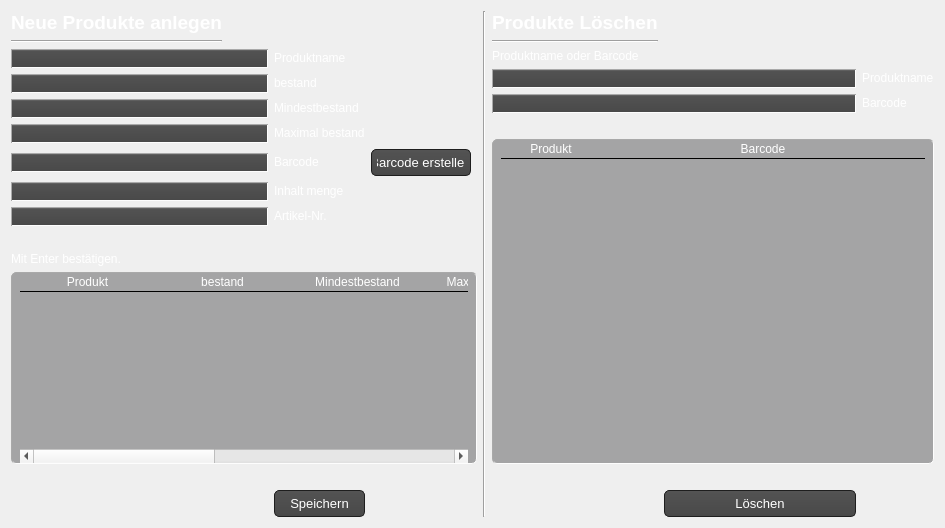
                <widget class="QWidget" name="tab_9">
                 <attribute name="title">
                  <string>Produkt hinzufügen / Löschen</string>
                 </attribute>
                 <layout class="QGridLayout" name="gridLayout_23">
                  <item row="1" column="0">
                   <layout class="QGridLayout" name="gridLayout_5">
                    <item row="15" column="1">
                     <spacer name="horizontalSpacer_3">
                      <property name="orientation">
                       <enum>Qt::Horizontal</enum>
                      </property>
                      <property name="sizeHint" stdset="0">
                       <size>
                        <width>40</width>
                        <height>20</height>
                       </size>
                      </property>
                     </spacer>
                    </item>
                    <item row="8" column="0" colspan="2">
                     <widget class="QLineEdit" name="admin_new_prod_content">
                      <property name="styleSheet">
                       <string notr="true">QLineEdit{ background-color: QLinearGradient( x1: 0, y1: 0, x2: 0, y2: 1, stop: 0 #929394, stop: 0.1 #525252, stop: 0.5 #4e4e4e, stop: 0.9 #4a4a4a, stop: 1 #464646);
border: 1px inset darkgrey;
border-radius: 10px;
padding: 0 8px;
selection-background-color: darkgray;
font-size: 13px;
color: white;
}
QLineEdit:focus { background-color: QLinearGradient( x1: 0, y1: 0, x2: 0, y2: 1, stop: 0 #ffffff, stop: 0.1 #bababa, stop: 0.5 #919191, stop: 0.9 #7a7a7a, stop: 1 #5b5b5b);}
</string>
                      </property>
                     </widget>
                    </item>
                    <item row="12" column="0" colspan="3">
                     <widget class="QLabel" name="label_35">
                      <property name="text">
                       <string>&lt;html&gt;&lt;head/&gt;&lt;body&gt;&lt;p&gt;&lt;span style=&quot; color:#ffffff;&quot;&gt;Mit Enter bestätigen.&lt;/span&gt;&lt;/p&gt;&lt;/body&gt;&lt;/html&gt;</string>
                      </property>
                     </widget>
                    </item>
                    <item row="4" column="2">
                     <widget class="QLabel" name="label_24">
                      <property name="text">
                       <string>&lt;html&gt;&lt;head/&gt;&lt;body&gt;&lt;p&gt;&lt;span style=&quot; color:#ffffff;&quot;&gt;bestand&lt;/span&gt;&lt;/p&gt;&lt;/body&gt;&lt;/html&gt;</string>
                      </property>
                     </widget>
                    </item>
                    <item row="14" column="2">
                     <widget class="QLabel" name="admin_new_prod_label">
                      <property name="text">
                       <string/>
                      </property>
                     </widget>
                    </item>
                    <item row="1" column="0">
                     <widget class="QLabel" name="label24">
                      <property name="font">
                       <font>
                        <pointsize>14</pointsize>
                        <weight>75</weight>
                        <italic>false</italic>
                        <bold>true</bold>
                       </font>
                      </property>
                      <property name="text">
                       <string>&lt;html&gt;&lt;head/&gt;&lt;body&gt;&lt;p&gt;&lt;span style=&quot; color:#ffffff;&quot;&gt;Neue Produkte anlegen&lt;/span&gt;&lt;/p&gt;&lt;/body&gt;&lt;/html&gt;</string>
                      </property>
                     </widget>
                    </item>
                    <item row="4" column="0" colspan="2">
                     <widget class="QLineEdit" name="admin_new_prod_in_stock">
                      <property name="styleSheet">
                       <string notr="true">QLineEdit{ background-color: QLinearGradient( x1: 0, y1: 0, x2: 0, y2: 1, stop: 0 #929394, stop: 0.1 #525252, stop: 0.5 #4e4e4e, stop: 0.9 #4a4a4a, stop: 1 #464646);
border: 1px inset darkgrey;
border-radius: 10px;
padding: 0 8px;
selection-background-color: darkgray;
font-size: 13px;
color: white;
}
QLineEdit:focus { background-color: QLinearGradient( x1: 0, y1: 0, x2: 0, y2: 1, stop: 0 #ffffff, stop: 0.1 #bababa, stop: 0.5 #919191, stop: 0.9 #7a7a7a, stop: 1 #5b5b5b);}
</string>
                      </property>
                     </widget>
                    </item>
                    <item row="15" column="3">
                     <spacer name="horizontalSpacer_4">
                      <property name="orientation">
                       <enum>Qt::Horizontal</enum>
                      </property>
                      <property name="sizeHint" stdset="0">
                       <size>
                        <width>40</width>
                        <height>20</height>
                       </size>
                      </property>
                     </spacer>
                    </item>
                    <item row="2" column="0">
                     <widget class="Line" name="line_12">
                      <property name="orientation">
                       <enum>Qt::Horizontal</enum>
                      </property>
                     </widget>
                    </item>
                    <item row="13" column="0" colspan="5">
                     <widget class="QTableWidget" name="admin_new_prod_table">
                      <property name="styleSheet">
                       <string notr="true">QTableView {
border: 1px inset darkgrey;
border-radius: 5px;
padding: 0 8px;
font-size: 13px;
color: white;
gridline-color: rgb(164, 164, 165);
Background-color: rgb(164, 164, 165);

}
QHeaderView::section{

border-style: none;
Color: white;
gridline-color: rgb(164, 164, 165);
background-color: rgb(164, 164, 165);
border-bottom: 1px solid black;

}
QTableView::item{
border-bottom : 1px solid black;
gridline-color: rgb(164, 164, 165);
text-align: center;
}</string>
                      </property>
                      <attribute name="horizontalHeaderCascadingSectionResizes">
                       <bool>true</bool>
                      </attribute>
                      <attribute name="horizontalHeaderMinimumSectionSize">
                       <number>135</number>
                      </attribute>
                      <attribute name="horizontalHeaderDefaultSectionSize">
                       <number>135</number>
                      </attribute>
                      <attribute name="horizontalHeaderStretchLastSection">
                       <bool>true</bool>
                      </attribute>
                      <attribute name="verticalHeaderVisible">
                       <bool>false</bool>
                      </attribute>
                      <column>
                       <property name="text">
                        <string>Produkt</string>
                       </property>
                      </column>
                      <column>
                       <property name="text">
                        <string>bestand</string>
                       </property>
                      </column>
                      <column>
                       <property name="text">
                        <string>Mindestbestand</string>
                       </property>
                      </column>
                      <column>
                       <property name="text">
                        <string>Maximal Bestand</string>
                       </property>
                      </column>
                      <column>
                       <property name="text">
                        <string>Barcode</string>
                       </property>
                      </column>
                      <column>
                       <property name="text">
                        <string>Inahalt</string>
                       </property>
                      </column>
                      <column>
                       <property name="text">
                        <string>Artikel Nr.</string>
                       </property>
                      </column>
                     </widget>
                    </item>
                    <item row="8" column="2">
                     <widget class="QLabel" name="label_36">
                      <property name="text">
                       <string>&lt;html&gt;&lt;head/&gt;&lt;body&gt;&lt;p&gt;&lt;span style=&quot; color:#ffffff;&quot;&gt;Inhalt menge&lt;/span&gt;&lt;/p&gt;&lt;/body&gt;&lt;/html&gt;</string>
                      </property>
                     </widget>
                    </item>
                    <item row="5" column="0" colspan="2">
                     <widget class="QLineEdit" name="admin_new_prod_min">
                      <property name="styleSheet">
                       <string notr="true">QLineEdit{ background-color: QLinearGradient( x1: 0, y1: 0, x2: 0, y2: 1, stop: 0 #929394, stop: 0.1 #525252, stop: 0.5 #4e4e4e, stop: 0.9 #4a4a4a, stop: 1 #464646);
border: 1px inset darkgrey;
border-radius: 10px;
padding: 0 8px;
selection-background-color: darkgray;
font-size: 13px;
color: white;
}
QLineEdit:focus { background-color: QLinearGradient( x1: 0, y1: 0, x2: 0, y2: 1, stop: 0 #ffffff, stop: 0.1 #bababa, stop: 0.5 #919191, stop: 0.9 #7a7a7a, stop: 1 #5b5b5b);}
</string>
                      </property>
                     </widget>
                    </item>
                    <item row="6" column="0" colspan="2">
                     <widget class="QLineEdit" name="admin_new_prod_max">
                      <property name="styleSheet">
                       <string notr="true">QLineEdit{ background-color: QLinearGradient( x1: 0, y1: 0, x2: 0, y2: 1, stop: 0 #929394, stop: 0.1 #525252, stop: 0.5 #4e4e4e, stop: 0.9 #4a4a4a, stop: 1 #464646);
border: 1px inset darkgrey;
border-radius: 10px;
padding: 0 8px;
selection-background-color: darkgray;
font-size: 13px;
color: white;
}
QLineEdit:focus { background-color: QLinearGradient( x1: 0, y1: 0, x2: 0, y2: 1, stop: 0 #ffffff, stop: 0.1 #bababa, stop: 0.5 #919191, stop: 0.9 #7a7a7a, stop: 1 #5b5b5b);}
</string>
                      </property>
                     </widget>
                    </item>
                    <item row="3" column="0" colspan="2">
                     <widget class="QLineEdit" name="admin_new_prod_prod">
                      <property name="styleSheet">
                       <string notr="true">QLineEdit{ background-color: QLinearGradient( x1: 0, y1: 0, x2: 0, y2: 1, stop: 0 #929394, stop: 0.1 #525252, stop: 0.5 #4e4e4e, stop: 0.9 #4a4a4a, stop: 1 #464646);
border: 1px inset darkgrey;
border-radius: 10px;
padding: 0 8px;
selection-background-color: darkgray;
font-size: 13px;
color: white;
}
QLineEdit:focus { background-color: QLinearGradient( x1: 0, y1: 0, x2: 0, y2: 1, stop: 0 #ffffff, stop: 0.1 #bababa, stop: 0.5 #919191, stop: 0.9 #7a7a7a, stop: 1 #5b5b5b);}
</string>
                      </property>
                     </widget>
                    </item>
                    <item row="7" column="0" colspan="2">
                     <widget class="QLineEdit" name="admin_new_prod_bar">
                      <property name="styleSheet">
                       <string notr="true">QLineEdit{ background-color: QLinearGradient( x1: 0, y1: 0, x2: 0, y2: 1, stop: 0 #929394, stop: 0.1 #525252, stop: 0.5 #4e4e4e, stop: 0.9 #4a4a4a, stop: 1 #464646);
border: 1px inset darkgrey;
border-radius: 10px;
padding: 0 8px;
selection-background-color: darkgray;
font-size: 13px;
color: white;
}
QLineEdit:focus { background-color: QLinearGradient( x1: 0, y1: 0, x2: 0, y2: 1, stop: 0 #ffffff, stop: 0.1 #bababa, stop: 0.5 #919191, stop: 0.9 #7a7a7a, stop: 1 #5b5b5b);}
</string>
                      </property>
                     </widget>
                    </item>
                    <item row="7" column="2">
                     <widget class="QLabel" name="label_27">
                      <property name="text">
                       <string>&lt;html&gt;&lt;head/&gt;&lt;body&gt;&lt;p&gt;&lt;span style=&quot; color:#ffffff;&quot;&gt;Barcode&lt;/span&gt;&lt;/p&gt;&lt;/body&gt;&lt;/html&gt;</string>
                      </property>
                     </widget>
                    </item>
                    <item row="10" column="2">
                     <widget class="QLabel" name="label_39">
                      <property name="text">
                       <string>&lt;html&gt;&lt;head/&gt;&lt;body&gt;&lt;p&gt;&lt;span style=&quot; color:#ffffff;&quot;&gt;Artikel-Nr.&lt;/span&gt;&lt;/p&gt;&lt;/body&gt;&lt;/html&gt;</string>
                      </property>
                     </widget>
                    </item>
                    <item row="15" column="2">
                     <widget class="QPushButton" name="admin_new_prod_btn">
                      <property name="styleSheet">
                       <string notr="true">QPushButton{
   background-color: QLinearGradient( x1: 0, y1: 0, x2: 0, y2: 1, stop: 0 #565656, stop: 0.1 #525252, stop: 0.5 #4e4e4e, stop: 0.9 #4a4a4a, stop: 1 #464646);
  	border-style: solid;
    border: 1px solid #1e1e1e;
    border-radius: 5;
    padding: 1px 0px 1px 20px;
    font: 13px;
    min-width: 10em;
    padding: 5px;
	color: white;
}
QPushButton:hover{
	background-color: QLinearGradient( x1: 0, y1: 0, x2: 0, y2: 1, stop: 0 #565656, stop: 0.1 #525252, stop: 0.5 #4e4e4e, stop: 0.9 #4a4a4a, stop: 1 #464646);
  	border-style: solid;
    border: 1px solid rgb(59, 204, 179);
    border-radius: 5;
    padding: 1px 0px 1px 20px;
    font: 13px;
    min-width: 10em;
    padding: 5px;
	color: white;
}
QPushButton:pressed {
background-color: rgb(130, 152, 152);
  	border-style: solid;
    border: 1px solid #1EFFFF;
    border-radius: 5;
    padding: 1px 0px 1px 20px;
    font: 13px;
    min-width: 10em;
    padding: 5px;
	color: white;

}</string>
                      </property>
                      <property name="text">
                       <string>Speichern</string>
                      </property>
                     </widget>
                    </item>
                    <item row="3" column="2">
                     <widget class="QLabel" name="label_23">
                      <property name="text">
                       <string>&lt;html&gt;&lt;head/&gt;&lt;body&gt;&lt;p&gt;&lt;span style=&quot; color:#ffffff;&quot;&gt;Produktname&lt;/span&gt;&lt;/p&gt;&lt;/body&gt;&lt;/html&gt;</string>
                      </property>
                     </widget>
                    </item>
                    <item row="10" column="0" colspan="2">
                     <widget class="QLineEdit" name="admin_new_prod_item">
                      <property name="styleSheet">
                       <string notr="true">QLineEdit{ background-color: QLinearGradient( x1: 0, y1: 0, x2: 0, y2: 1, stop: 0 #929394, stop: 0.1 #525252, stop: 0.5 #4e4e4e, stop: 0.9 #4a4a4a, stop: 1 #464646);
border: 1px inset darkgrey;
border-radius: 10px;
padding: 0 8px;
selection-background-color: darkgray;
font-size: 13px;
color: white;
}
QLineEdit:focus { background-color: QLinearGradient( x1: 0, y1: 0, x2: 0, y2: 1, stop: 0 #ffffff, stop: 0.1 #bababa, stop: 0.5 #919191, stop: 0.9 #7a7a7a, stop: 1 #5b5b5b);}
</string>
                      </property>
                     </widget>
                    </item>
                    <item row="6" column="2">
                     <widget class="QLabel" name="label_26">
                      <property name="text">
                       <string>&lt;html&gt;&lt;head/&gt;&lt;body&gt;&lt;p&gt;&lt;span style=&quot; color:#ffffff;&quot;&gt;Maximal bestand&lt;/span&gt;&lt;/p&gt;&lt;/body&gt;&lt;/html&gt;</string>
                      </property>
                     </widget>
                    </item>
                    <item row="5" column="2">
                     <widget class="QLabel" name="label_25">
                      <property name="text">
                       <string>&lt;html&gt;&lt;head/&gt;&lt;body&gt;&lt;p&gt;&lt;span style=&quot; color:#ffffff;&quot;&gt;Mindestbestand&lt;/span&gt;&lt;/p&gt;&lt;/body&gt;&lt;/html&gt;</string>
                      </property>
                     </widget>
                    </item>
                    <item row="11" column="2">
                     <widget class="QLabel" name="label_16">
                      <property name="text">
                       <string/>
                      </property>
                     </widget>
                    </item>
                    <item row="11" column="0" colspan="2">
                     <widget class="QLabel" name="admin_new_pro_error">
                      <property name="text">
                       <string/>
                      </property>
                     </widget>
                    </item>
                    <item row="7" column="3">
                     <widget class="QPushButton" name="admin_new_prod_create_barcode">
                      <property name="maximumSize">
                       <size>
                        <width>100</width>
                        <height>16777215</height>
                       </size>
                      </property>
                      <property name="styleSheet">
                       <string notr="true">QPushButton{
   background-color: QLinearGradient( x1: 0, y1: 0, x2: 0, y2: 1, stop: 0 #565656, stop: 0.1 #525252, stop: 0.5 #4e4e4e, stop: 0.9 #4a4a4a, stop: 1 #464646);
  	border-style: solid;
    border: 1px solid #1e1e1e;
    border-radius: 5;
    padding: 1px 0px 1px 20px;
    font: 13px;
    min-width: 10em;
    padding: 5px;
	color: white;
}
QPushButton:hover{
	background-color: QLinearGradient( x1: 0, y1: 0, x2: 0, y2: 1, stop: 0 #565656, stop: 0.1 #525252, stop: 0.5 #4e4e4e, stop: 0.9 #4a4a4a, stop: 1 #464646);
  	border-style: solid;
    border: 1px solid rgb(59, 204, 179);
    border-radius: 5;
    padding: 1px 0px 1px 20px;
    font: 13px;
    min-width: 10em;
    padding: 5px;
	color: white;
}
QPushButton:pressed {
background-color: rgb(130, 152, 152);
  	border-style: solid;
    border: 1px solid #1EFFFF;
    border-radius: 5;
    padding: 1px 0px 1px 20px;
    font: 13px;
    min-width: 10em;
    padding: 5px;
	color: white;

}</string>
                      </property>
                      <property name="text">
                       <string>Barcode erstellen</string>
                      </property>
                     </widget>
                    </item>
                   </layout>
                  </item>
                  <item row="1" column="1">
                   <widget class="Line" name="line_15">
                    <property name="styleSheet">
                     <string notr="true"/>
                    </property>
                    <property name="orientation">
                     <enum>Qt::Vertical</enum>
                    </property>
                   </widget>
                  </item>
                  <item row="1" column="2">
                   <layout class="QGridLayout" name="gridLayout_6">
                    <item row="4" column="2">
                     <widget class="QLabel" name="label_29">
                      <property name="text">
                       <string>&lt;html&gt;&lt;head/&gt;&lt;body&gt;&lt;p&gt;&lt;span style=&quot; color:#ffffff;&quot;&gt;Produktname&lt;/span&gt;&lt;/p&gt;&lt;/body&gt;&lt;/html&gt;</string>
                      </property>
                     </widget>
                    </item>
                    <item row="3" column="0" colspan="2">
                     <widget class="QLabel" name="label_31">
                      <property name="text">
                       <string>&lt;html&gt;&lt;head/&gt;&lt;body&gt;&lt;p&gt;&lt;span style=&quot; color:#ffffff;&quot;&gt;Produktname oder Barcode&lt;/span&gt;&lt;/p&gt;&lt;/body&gt;&lt;/html&gt;</string>
                      </property>
                     </widget>
                    </item>
                    <item row="5" column="2">
                     <widget class="QLabel" name="label_30">
                      <property name="text">
                       <string>&lt;html&gt;&lt;head/&gt;&lt;body&gt;&lt;p&gt;&lt;span style=&quot; color:#ffffff;&quot;&gt;Barcode&lt;/span&gt;&lt;/p&gt;&lt;/body&gt;&lt;/html&gt;</string>
                      </property>
                     </widget>
                    </item>
                    <item row="5" column="0" colspan="2">
                     <widget class="QLineEdit" name="admin_del_prod_bar">
                      <property name="maximumSize">
                       <size>
                        <width>400</width>
                        <height>16777215</height>
                       </size>
                      </property>
                      <property name="styleSheet">
                       <string notr="true">QLineEdit{ background-color: QLinearGradient( x1: 0, y1: 0, x2: 0, y2: 1, stop: 0 #929394, stop: 0.1 #525252, stop: 0.5 #4e4e4e, stop: 0.9 #4a4a4a, stop: 1 #464646);
border: 1px inset darkgrey;
border-radius: 10px;
padding: 0 8px;
selection-background-color: darkgray;
font-size: 13px;
color: white;
}
QLineEdit:focus { background-color: QLinearGradient( x1: 0, y1: 0, x2: 0, y2: 1, stop: 0 #ffffff, stop: 0.1 #bababa, stop: 0.5 #919191, stop: 0.9 #7a7a7a, stop: 1 #5b5b5b);}
</string>
                      </property>
                     </widget>
                    </item>
                    <item row="7" column="0" colspan="3">
                     <widget class="QTableWidget" name="admin_del_prod_table">
                      <property name="maximumSize">
                       <size>
                        <width>500</width>
                        <height>16777215</height>
                       </size>
                      </property>
                      <property name="styleSheet">
                       <string notr="true">QTableView {
border: 1px inset darkgrey;
border-radius: 5px;
padding: 0 8px;
font-size: 13px;
color: white;
gridline-color: rgb(164, 164, 165);
Background-color: rgb(164, 164, 165);

}
QHeaderView::section{

border-style: none;
Color: white;
gridline-color: rgb(164, 164, 165);
background-color: rgb(164, 164, 165);
border-bottom: 1px inset black;

}
QTableView::item{
border-bottom : 1px inset black;
gridline-color: rgb(164, 164, 165);
text-align: center;
}</string>
                      </property>
                      <attribute name="horizontalHeaderCascadingSectionResizes">
                       <bool>true</bool>
                      </attribute>
                      <attribute name="horizontalHeaderStretchLastSection">
                       <bool>true</bool>
                      </attribute>
                      <attribute name="verticalHeaderVisible">
                       <bool>false</bool>
                      </attribute>
                      <column>
                       <property name="text">
                        <string>Produkt</string>
                       </property>
                      </column>
                      <column>
                       <property name="text">
                        <string>Barcode</string>
                       </property>
                      </column>
                     </widget>
                    </item>
                    <item row="1" column="0">
                     <widget class="QLabel" name="label_28">
                      <property name="font">
                       <font>
                        <pointsize>14</pointsize>
                        <weight>75</weight>
                        <bold>true</bold>
                       </font>
                      </property>
                      <property name="text">
                       <string>&lt;html&gt;&lt;head/&gt;&lt;body&gt;&lt;p&gt;&lt;span style=&quot; color:#ffffff;&quot;&gt;Produkte Löschen&lt;/span&gt;&lt;/p&gt;&lt;/body&gt;&lt;/html&gt;</string>
                      </property>
                     </widget>
                    </item>
                    <item row="4" column="0" colspan="2">
                     <widget class="QLineEdit" name="admin_del_prod_prod">
                      <property name="maximumSize">
                       <size>
                        <width>400</width>
                        <height>16777215</height>
                       </size>
                      </property>
                      <property name="styleSheet">
                       <string notr="true">QLineEdit{ background-color: QLinearGradient( x1: 0, y1: 0, x2: 0, y2: 1, stop: 0 #929394, stop: 0.1 #525252, stop: 0.5 #4e4e4e, stop: 0.9 #4a4a4a, stop: 1 #464646);
border: 1px inset darkgrey;
border-radius: 10px;
padding: 0 8px;
selection-background-color: darkgray;
font-size: 13px;
color: white;
}
QLineEdit:focus { background-color: QLinearGradient( x1: 0, y1: 0, x2: 0, y2: 1, stop: 0 #ffffff, stop: 0.1 #bababa, stop: 0.5 #919191, stop: 0.9 #7a7a7a, stop: 1 #5b5b5b);}
</string>
                      </property>
                     </widget>
                    </item>
                    <item row="6" column="1">
                     <widget class="QLabel" name="admin_stock_delete_error">
                      <property name="text">
                       <string/>
                      </property>
                     </widget>
                    </item>
                    <item row="9" column="1">
                     <widget class="QPushButton" name="admin_del_prod_btn">
                      <property name="minimumSize">
                       <size>
                        <width>192</width>
                        <height>0</height>
                       </size>
                      </property>
                      <property name="maximumSize">
                       <size>
                        <width>80</width>
                        <height>16777215</height>
                       </size>
                      </property>
                      <property name="styleSheet">
                       <string notr="true">QPushButton{
   background-color: QLinearGradient( x1: 0, y1: 0, x2: 0, y2: 1, stop: 0 #565656, stop: 0.1 #525252, stop: 0.5 #4e4e4e, stop: 0.9 #4a4a4a, stop: 1 #464646);
  	border-style: solid;
    border: 1px solid #1e1e1e;
    border-radius: 5;
    padding: 1px 0px 1px 20px;
    font: 13px;
    min-width: 10em;
    padding: 5px;
	color: white;
}
QPushButton:hover{
	background-color: QLinearGradient( x1: 0, y1: 0, x2: 0, y2: 1, stop: 0 #565656, stop: 0.1 #525252, stop: 0.5 #4e4e4e, stop: 0.9 #4a4a4a, stop: 1 #464646);
  	border-style: solid;
    border: 1px solid rgb(59, 204, 179);
    border-radius: 5;
    padding: 1px 0px 1px 20px;
    font: 13px;
    min-width: 10em;
    padding: 5px;
	color: white;
}
QPushButton:pressed {
background-color: rgb(130, 152, 152);
  	border-style: solid;
    border: 1px solid #1EFFFF;
    border-radius: 5;
    padding: 1px 0px 1px 20px;
    font: 13px;
    min-width: 10em;
    padding: 5px;
	color: white;

}</string>
                      </property>
                      <property name="text">
                       <string>Löschen</string>
                      </property>
                     </widget>
                    </item>
                    <item row="8" column="1">
                     <widget class="QLabel" name="admin_del_prod_label">
                      <property name="text">
                       <string/>
                      </property>
                     </widget>
                    </item>
                    <item row="2" column="0">
                     <widget class="Line" name="line_13">
                      <property name="orientation">
                       <enum>Qt::Horizontal</enum>
                      </property>
                     </widget>
                    </item>
                   </layout>
                  </item>
                 </layout>
                </widget>
